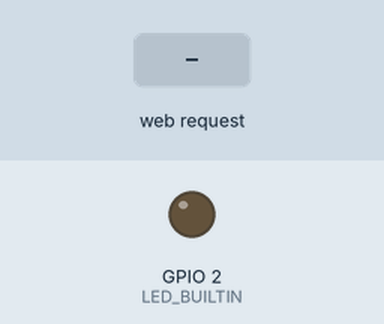
Simulated run of this program. Board: ESP32. On the bench: output pins drawn as LEDs (lit = HIGH). Inputs (shaded band) come from the test bench. WiFi joins after 1.5 s; servers stay silent unless stated; what the program prints to the serial monitor is not drawn.

Above: at 2.7 s.
2.8 s: HTTP request GET /api/led?state=1 received
At 4.0 s:
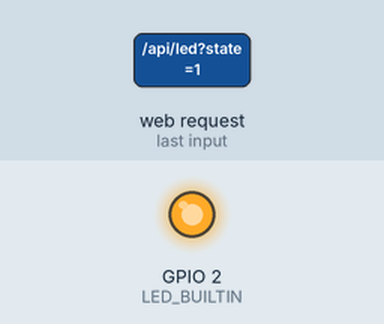
4.3 s: HTTP request GET /api/led?state=0 received
At 5.2 s:
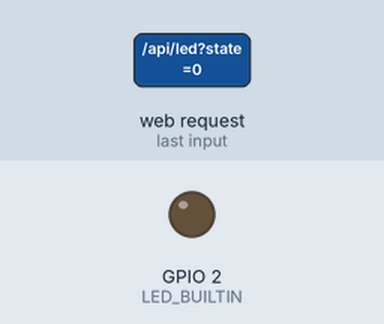
Timing chart, 0 to 7.3 s (numbered marks = the images above; inputs shaded):
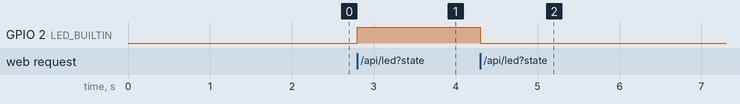

Measured:
- after the input at 2.8 s, GPIO 2 (LED_BUILTIN): LOW → HIGH at once
- after the input at 4.3 s, GPIO 2 (LED_BUILTIN): HIGH → LOW at once

The program:

main.cpp
```cpp
#include <Arduino.h>
#include <WiFi.h>
#include <WebServer.h>

// Replace these values with your Wi-Fi details.
const char *WIFI_SSID = "YOUR_WIFI_NAME";
const char *WIFI_PASSWORD = "YOUR_WIFI_PASSWORD";

WebServer server(80);

#ifndef LED_BUILTIN
#define LED_BUILTIN 2
#endif

bool ledOn = false;

const char INDEX_HTML[] PROGMEM = R"rawliteral(
<!doctype html>
<html lang="en">
<head>
  <meta charset="utf-8">
  <meta name="viewport" content="width=device-width, initial-scale=1">
  <meta name="theme-color" content="#061426">
  <title>IoTecotech | Smart IoT</title>
  <style>
    :root{--bg:#061426;--panel:#0a1d33;--line:#193b58;--accent:#12d4df;--text:#f4f8fc;--muted:#9db0c3;--green:#42e58b}
    *{box-sizing:border-box}
    html{scroll-behavior:smooth}
    body{margin:0;background:var(--bg);color:var(--text);font-family:Arial,Helvetica,sans-serif;line-height:1.5}
    a{color:inherit;text-decoration:none}
    .wrap{width:min(1120px,calc(100% - 40px));margin:auto}
    header{border-bottom:1px solid var(--line)}
    nav{height:74px;display:flex;align-items:center;justify-content:space-between}
    .logo{font-size:25px;font-weight:800;letter-spacing:-1px}.logo span{color:var(--accent)}
    .nav-links{display:flex;gap:30px;color:#c9d5e0;font-size:14px}.nav-links a:hover{color:var(--accent)}
    .hero{min-height:540px;display:grid;grid-template-columns:.85fr 1.15fr;align-items:center;gap:65px;padding:68px 0}
    h1{font-size:clamp(42px,5.5vw,72px);line-height:1.04;letter-spacing:-3px;margin:0 0 24px;max-width:570px}
    h1 span{color:var(--accent)}
    .intro{color:var(--muted);font-size:18px;max-width:500px;margin:0 0 32px}
    .cta{display:inline-block;background:var(--accent);color:#00131b;padding:14px 24px;border-radius:8px;font-weight:800;transition:.2s}
    .cta:hover{transform:translateY(-2px);box-shadow:0 10px 30px #12d4df35}
    .status-panel{background:var(--panel);border:1px solid var(--accent);border-radius:16px;padding:26px;box-shadow:0 24px 70px #0006}
    .panel-head{display:flex;align-items:center;justify-content:space-between;padding-bottom:18px;border-bottom:1px solid var(--line)}
    .panel-title{font-size:20px;font-weight:700}.online{display:flex;align-items:center;gap:8px;font-size:14px;color:#cbd8e2}
    .dot{width:9px;height:9px;border-radius:50%;background:var(--green);box-shadow:0 0 10px #42e58b99}
    .device{display:grid;grid-template-columns:1fr auto;align-items:center;gap:16px;padding:19px 0;border-bottom:1px solid var(--line)}
    .device:last-child{border-bottom:0;padding-bottom:0}.device-main{display:flex;align-items:center;gap:14px}
    .icon{width:38px;height:38px;display:grid;place-items:center;border:1px solid #257191;border-radius:10px;color:var(--accent);font-size:19px}
    .device small{display:block;color:var(--muted);margin-top:2px}.device-state{color:var(--green);font-size:14px}
    .switch{position:relative;width:48px;height:26px;border:0;border-radius:99px;background:#27455c;cursor:pointer;transition:.2s}
    .switch:after{content:"";position:absolute;width:20px;height:20px;left:3px;top:3px;background:white;border-radius:50%;transition:.2s}
    .switch.on{background:var(--accent)}.switch.on:after{transform:translateX(22px)}
    .features{border-top:1px solid var(--line);padding:54px 0 60px}
    .feature-grid{display:grid;grid-template-columns:repeat(3,1fr);gap:0}
    .feature{padding:4px 42px;border-right:1px solid var(--line)}.feature:first-child{padding-left:0}.feature:last-child{border:0;padding-right:0}
    .feature h2{font-size:18px;color:var(--accent);margin:0 0 10px}.feature p{font-size:14px;color:var(--muted);margin:0}
    footer{border-top:1px solid var(--line);text-align:center;color:#71889c;padding:24px;font-size:13px}footer span{color:var(--accent)}
    @media(max-width:800px){.hero{grid-template-columns:1fr;gap:42px;padding:55px 0}.hero-copy{text-align:center}.intro{margin-left:auto;margin-right:auto}h1{letter-spacing:-2px;margin-left:auto;margin-right:auto}.feature-grid{grid-template-columns:1fr}.feature,.feature:first-child,.feature:last-child{padding:24px 0;border-right:0;border-bottom:1px solid var(--line)}.feature:last-child{border-bottom:0}.nav-links{gap:16px}}
    @media(max-width:480px){.wrap{width:min(100% - 26px,1120px)}nav{height:64px}.nav-links a:not(:first-child){display:none}.status-panel{padding:19px}.device{font-size:14px}h1{font-size:43px}.hero{padding-top:42px}}
    @media(prefers-reduced-motion:reduce){html{scroll-behavior:auto}.cta,.switch,.switch:after{transition:none}}
  </style>
</head>
<body>
  <header id="home"><nav class="wrap"><a class="logo" href="#home">Io<span>Teco</span>tech</a><div class="nav-links"><a href="#home">Home</a><a href="#features">Features</a><a href="#about">About</a></div></nav></header>
  <main>
    <section class="hero wrap">
      <div class="hero-copy">
        <h1>Smart living starts with <span>IoTecotech</span></h1>
        <p class="intro">Connect, monitor, and control your devices anytime, anywhere with a simple IoT experience.</p>
        <a class="cta" href="#features">Explore Features</a>
      </div>
      <div class="status-panel" aria-label="Device status">
        <div class="panel-head"><div class="panel-title">Device Status</div><div class="online"><i class="dot"></i>ESP32 Online</div></div>
        <div class="device"><div class="device-main"><div class="icon">&#9728;</div><div>Board LED<small>GPIO 2</small></div></div><div><span class="device-state" id="ledState">Off</span> <button class="switch" id="ledSwitch" aria-label="Toggle board LED" aria-pressed="false"></button></div></div>
        <div class="device"><div class="device-main"><div class="icon">&#8451;</div><div>Room Temperature<small>Live sensor preview</small></div></div><strong>24&deg;C</strong></div>
        <div class="device"><div class="device-main"><div class="icon">&#9889;</div><div>Smart Plug<small>Living room</small></div></div><span class="device-state">On</span></div>
      </div>
    </section>
    <section class="features" id="features"><div class="wrap feature-grid">
      <article class="feature"><h2>Smart Control</h2><p>Control connected devices remotely with straightforward tools and automation.</p></article>
      <article class="feature"><h2>Live Monitoring</h2><p>See device status and activity in real time from one clear interface.</p></article>
      <article class="feature" id="about"><h2>Secure Connection</h2><p>Keep your data and devices protected on your trusted local network.</p></article>
    </div></section>
  </main>
  <footer>&copy; 2026 <span>IoTecotech</span>. Built for a smarter connected world.</footer>
  <script>
    const button=document.getElementById('ledSwitch');
    const state=document.getElementById('ledState');
    async function setLed(on){
      button.classList.toggle('on',on);button.setAttribute('aria-pressed',on);state.textContent=on?'On':'Off';
      try{const response=await fetch('/api/led?state='+(on?1:0));if(!response.ok)throw new Error();}
      catch(error){button.classList.toggle('on',!on);button.setAttribute('aria-pressed',!on);state.textContent=!on?'On':'Off';}
    }
    button.addEventListener('click',()=>setLed(!button.classList.contains('on')));
    fetch('/api/status').then(r=>r.json()).then(data=>{button.classList.toggle('on',data.led);button.setAttribute('aria-pressed',data.led);state.textContent=data.led?'On':'Off';}).catch(()=>{});
  </script>
</body>
</html>
)rawliteral";

void handleLed() {
  if (!server.hasArg("state")) {
    server.send(400, "application/json", "{\"error\":\"Missing state\"}");
    return;
  }

  ledOn = server.arg("state") == "1";
  // Most ESP32 development boards use an active-high built-in LED.
  digitalWrite(LED_BUILTIN, ledOn ? HIGH : LOW);
  server.send(200, "application/json", ledOn ? "{\"led\":true}" : "{\"led\":false}");
}

void setup() {
  Serial.begin(115200);
  pinMode(LED_BUILTIN, OUTPUT);
  digitalWrite(LED_BUILTIN, LOW);

  WiFi.mode(WIFI_STA);
  WiFi.begin(WIFI_SSID, WIFI_PASSWORD);

  Serial.print("Connecting to Wi-Fi");
  while (WiFi.status() != WL_CONNECTED) {
    delay(500);
    Serial.print('.');
  }

  Serial.println("\nConnected!");
  Serial.print("Open this address in your browser: http://");
  Serial.println(WiFi.localIP());

  server.on("/", HTTP_GET, []() {
    server.send_P(200, "text/html", INDEX_HTML);
  });

  server.on("/api/status", HTTP_GET, []() {
    server.send(200, "application/json", ledOn ? "{\"led\":true}" : "{\"led\":false}");
  });

  server.on("/api/led", HTTP_GET, handleLed);
  server.onNotFound([]() {
    server.send(404, "text/plain", "Not found");
  });

  server.begin();
  Serial.println("IoTecotech web server started.");
}

void loop() {
  server.handleClient();
}
```
